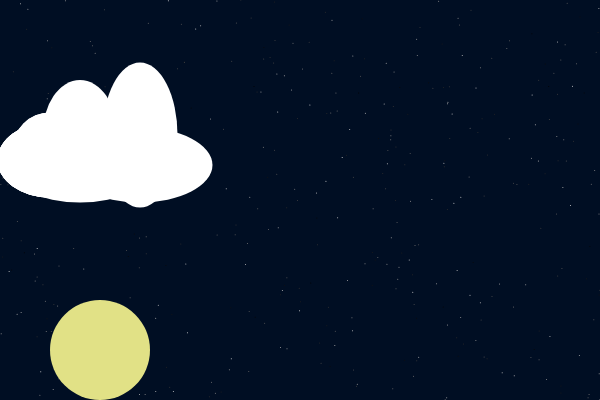
Frame 1 (no input)
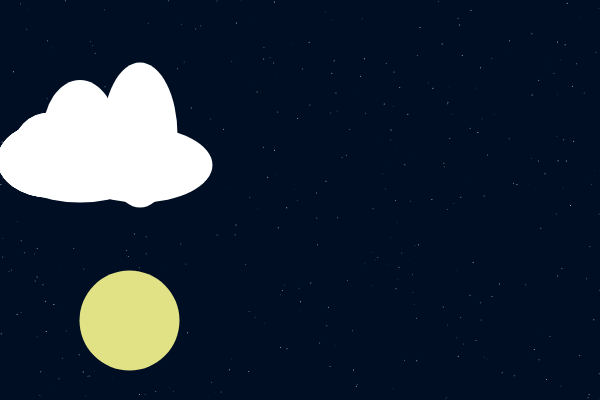
Frame 60 (no input)
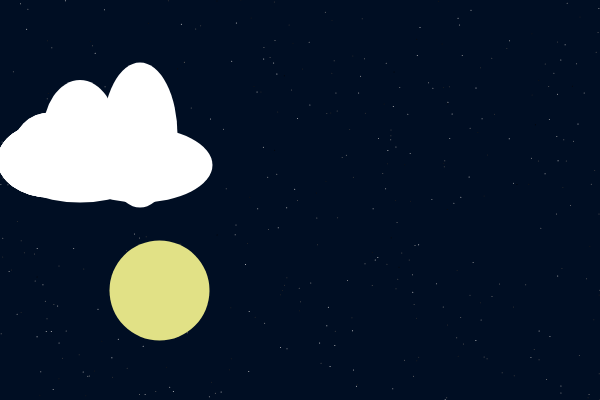
Frame 120 (the mouse pressed at the canvas centre since frame 60)

The p5.js sketch that drew these frames (run headless with seeded random() and noise() and a simulated clock; from frame 60 on, the mouse is pressed at the canvas centre):

// p5.js sketch
// ── sketch.js



var stars = []; // declares an empty array
var moon;


function setup() {
  createCanvas(600, 400);

  for (var i = 0; i < 400; i++) { // for loop to iterate through the loop and increment
    stars[i] = { // object array
      x1: random(0, width), // place x position randomly between 0 and width
      y1: random(0, height), // place y position randomly between 0 and width
      display: function() {
        stroke(random(225));
        point(this.x1, this.y1);
      }
    }
  }
  moon = {
    x: 100,
    y: 350,
    diam: 100,
    xspeed: .5,
    yspeed: .5,
  }

  cloud = {
    x: 50,
    y: 150,
    diam: 75,
    col: 255
  }
}

function draw() {
  background(0,14,35);
  for (var i = 0; i < stars.length; i++){
    stars[i].display();
  }
  noStroke();
  fill(225, 225, 134);
  ellipse(moon.x, moon.y, moon.diam, moon.diam);

  if (moon.x > 0 || moon.x < width && moon.y > 0 || moon.x < height) {
    moon.x = moon.x + moon.xspeed;
    moon.y = moon.y - moon.yspeed;
  }

// make a cloud constructor function to replace verbose code
  noStroke();
  fill(cloud.col);
  ellipse(cloud.x, cloud.y, cloud.diam, cloud.diam);
  ellipse(cloud.x + 30, cloud.y - 15, cloud.diam, cloud.diam + 35);
  ellipse(cloud.x, cloud.y + 10, cloud.diam + 30, cloud.diam);
  ellipse(cloud.x, cloud.y + 10, cloud.diam, cloud.diam);
  ellipse(cloud.x + 30, cloud.y + 15, cloud.diam + 70, cloud.diam);
  ellipse(cloud.x, cloud.y + 10, cloud.diam + 30, cloud.diam);

  noStroke();
  fill(cloud.col);
  ellipse(cloud.x, cloud.y, cloud.diam, cloud.diam);
  ellipse(cloud.x + 90, cloud.y - 15, cloud.diam, cloud.diam + 70);
  ellipse(cloud.x, cloud.y + 10, cloud.diam + 30, cloud.diam);
  ellipse(cloud.x, cloud.y + 10, cloud.diam, cloud.diam);
  ellipse(cloud.x + 90, cloud.y + 15, cloud.diam + 70, cloud.diam);
  ellipse(cloud.x, cloud.y + 10, cloud.diam + 30, cloud.diam);

}
